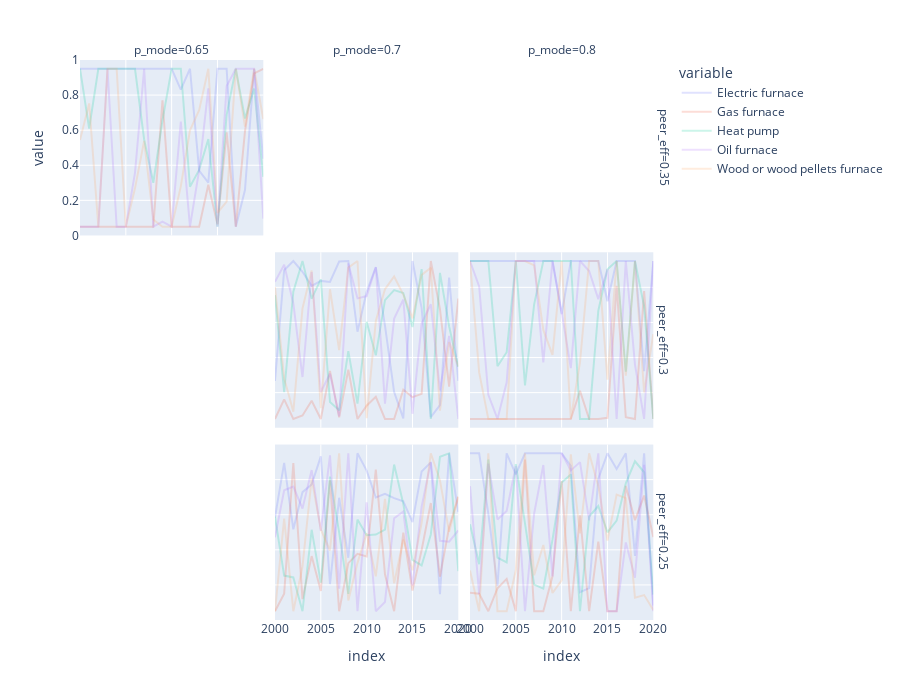

Notebook source saved alongside this figure:
### Code cell
# plot_df = x_df.reset_index().query("iteration%15==0")
plot_df = x_df.reset_index().set_index(["p_mode","peer_eff","iteration"]).loc[top_5.index,:]
fig = px.line(
    plot_df.reset_index(),
    x="index",
    y="value",
    color="variable",
    facet_col="p_mode",
    facet_row="peer_eff",
    # line_dash="iteration",
    template="plotly",
    height=700,
    category_orders={
        "p_mode": sorted(plot_df.reset_index().p_mode.unique()),
    },
)  # "gut":asc_gut})

fig.update_traces(
    opacity=0.2,
)
fig.update_layout(yaxis_title="Mode")
fig.write_html(f"{results_dir}/fitted_att_modes.html")
fig

### Figure 1 — Plotly figure (JSON) as saved in the notebook; plotly's stock layout.template omitted (floating-point values rounded to 4 significant figures)
{"data": [{"hovertemplate": "variable=Electric furnace<br>peer_eff=0.35<br>p_mode=0.65<br>index=%{x}<br>value=%{y}<extra></extra>", "legendgroup": "Electric furnace", "line": {"color": "#636efa", "dash": "solid"}, "marker": {"symbol": "circle"}, "mode": "lines", "name": "Electric furnace", "opacity": 0.2, "orientation": "v", "showlegend": true, "type": "scatter", "x": [2000, 2001, 2002, 2003, 2004, 2005, 2006, 2007, 2008, 2009, 2010, 2011, 2012, 2013, 2014, 2015, 2016, 2017, 2018, 2019, 2020], "xaxis": "x7", "y": [0.95, 0.95, 0.95, 0.95, 0.95, 0.95, 0.95, 0.95, 0.95, 0.95, 0.95, 0.8309, 0.95, 0.3694, 0.3011, 0.95, 0.95, 0.05, 0.2586, 0.95, 0.4373], "yaxis": "y7"}, {"hovertemplate": "variable=Electric furnace<br>peer_eff=0.3<br>p_mode=0.7<br>index=%{x}<br>value=%{y}<extra></extra>", "legendgroup": "Electric furnace", "line": {"color": "#636efa", "dash": "solid"}, "marker": {"symbol": "circle"}, "mode": "lines", "name": "Electric furnace", "opacity": 0.2, "orientation": "v", "showlegend": false, "type": "scatter", "x": [2000, 2001, 2002, 2003, 2004, 2005, 2006, 2007, 2008, 2009, 2010, 2011, 2012, 2013, 2014, 2015, 2016, 2017, 2018, 2019, 2020], "xaxis": "x5", "y": [0.2665, 0.898, 0.95, 0.8887, 0.8085, 0.8369, 0.831, 0.9472, 0.95, 0.5471, 0.7741, 0.9156, 0.5821, 0.2033, 0.05314, 0.95, 0.6817, 0.06069, 0.1293, 0.8562, 0.2672], "yaxis": "y5"}, {"hovertemplate": "variable=Electric furnace<br>peer_eff=0.3<br>p_mode=0.8<br>index=%{x}<br>value=%{y}<extra></extra>", "legendgroup": "Electric furnace", "line": {"color": "#636efa", "dash": "solid"}, "marker": {"symbol": "circle"}, "mode": "lines", "name": "Electric furnace", "opacity": 0.2, "orientation": "v", "showlegend": false, "type": "scatter", "x": [2000, 2001, 2002, 2003, 2004, 2005, 2006, 2007, 2008, 2009, 2010, 2011, 2012, 2013, 2014, 2015, 2016, 2017, 2018, 2019, 2020], "xaxis": "x6", "y": [0.95, 0.95, 0.95, 0.95, 0.95, 0.95, 0.95, 0.95, 0.95, 0.95, 0.6479, 0.95, 0.95, 0.95, 0.95, 0.721, 0.95, 0.95, 0.95, 0.3217, 0.95], "yaxis": "y6"}, {"hovertemplate": "variable=Electric furnace<br>peer_eff=0.25<br>p_mode=0.7<br>index=%{x}<br>value=%{y}<extra></extra>", "legendgroup": "Electric furnace", "line": {"color": "#636efa", "dash": "solid"}, "marker": {"symbol": "circle"}, "mode": "lines", "name": "Electric furnace", "opacity": 0.2, "orientation": "v", "showlegend": false, "type": "scatter", "x": [2000, 2001, 2002, 2003, 2004, 2005, 2006, 2007, 2008, 2009, 2010, 2011, 2012, 2013, 2014, 2015, 2016, 2017, 2018, 2019, 2020], "xaxis": "x2", "y": [0.5852, 0.8952, 0.5165, 0.7285, 0.7725, 0.9327, 0.205, 0.6968, 0.3546, 0.95, 0.8516, 0.6984, 0.7195, 0.6944, 0.6764, 0.5576, 0.8458, 0.8975, 0.1473, 0.95, 0.6148], "yaxis": "y2"}, {"hovertemplate": "variable=Electric furnace<br>peer_eff=0.25<br>p_mode=0.8<br>index=%{x}<br>value=%{y}<extra></extra>", "legendgroup": "Electric furnace", "line": {"color": "#636efa", "dash": "solid"}, "marker": {"symbol": "circle"}, "mode": "lines", "name": "Electric furnace", "opacity": 0.2, "orientation": "v", "showlegend": false, "type": "scatter", "x": [2000, 2001, 2002, 2003, 2004, 2005, 2006, 2007, 2008, 2009, 2010, 2011, 2012, 2013, 2014, 2015, 2016, 2017, 2018, 2019, 2020], "xaxis": "x3", "y": [0.95, 0.95, 0.6063, 0.1949, 0.95, 0.8299, 0.95, 0.95, 0.95, 0.95, 0.95, 0.879, 0.1584, 0.1813, 0.8051, 0.95, 0.8604, 0.95, 0.365, 0.95, 0.08237], "yaxis": "y3"}, {"hovertemplate": "variable=Gas furnace<br>peer_eff=0.35<br>p_mode=0.65<br>index=%{x}<br>value=%{y}<extra></extra>", "legendgroup": "Gas furnace", "line": {"color": "#EF553B", "dash": "solid"}, "marker": {"symbol": "circle"}, "mode": "lines", "name": "Gas furnace", "opacity": 0.2, "orientation": "v", "showlegend": true, "type": "scatter", "x": [2000, 2001, 2002, 2003, 2004, 2005, 2006, 2007, 2008, 2009, 2010, 2011, 2012, 2013, 2014, 2015, 2016, 2017, 2018, 2019, 2020], "xaxis": "x7", "y": [0.05, 0.05, 0.05, 0.05, 0.05, 0.05, 0.05, 0.05, 0.05, 0.7698, 0.05, 0.05, 0.05, 0.05, 0.2893, 0.06318, 0.5876, 0.05, 0.5933, 0.9234, 0.95], "yaxis": "y7"}, {"hovertemplate": "variable=Gas furnace<br>peer_eff=0.3<br>p_mode=0.7<br>index=%{x}<br>value=%{y}<extra></extra>", "legendgroup": "Gas furnace", "line": {"color": "#EF553B", "dash": "solid"}, "marker": {"symbol": "circle"}, "mode": "lines", "name": "Gas furnace", "opacity": 0.2, "orientation": "v", "showlegend": false, "type": "scatter", "x": [2000, 2001, 2002, 2003, 2004, 2005, 2006, 2007, 2008, 2009, 2010, 2011, 2012, 2013, 2014, 2015, 2016, 2017, 2018, 2019, 2020], "xaxis": "x5", "y": [0.05, 0.1617, 0.05, 0.06976, 0.1541, 0.05, 0.3231, 0.05895, 0.3312, 0.05, 0.1256, 0.176, 0.05, 0.05, 0.217, 0.1741, 0.1932, 0.95, 0.6763, 0.2341, 0.7365], "yaxis": "y5"}, {"hovertemplate": "variable=Gas furnace<br>peer_eff=0.3<br>p_mode=0.8<br>index=%{x}<br>value=%{y}<extra></extra>", "legendgroup": "Gas furnace", "line": {"color": "#EF553B", "dash": "solid"}, "marker": {"symbol": "circle"}, "mode": "lines", "name": "Gas furnace", "opacity": 0.2, "orientation": "v", "showlegend": false, "type": "scatter", "x": [2000, 2001, 2002, 2003, 2004, 2005, 2006, 2007, 2008, 2009, 2010, 2011, 2012, 2013, 2014, 2015, 2016, 2017, 2018, 2019, 2020], "xaxis": "x6", "y": [0.05, 0.05, 0.05, 0.05, 0.05, 0.05, 0.05, 0.05, 0.05, 0.05, 0.05, 0.05, 0.2098, 0.05, 0.05, 0.05657, 0.809, 0.05991, 0.05, 0.7794, 0.05], "yaxis": "y6"}, {"hovertemplate": "variable=Gas furnace<br>peer_eff=0.25<br>p_mode=0.7<br>index=%{x}<br>value=%{y}<extra></extra>", "legendgroup": "Gas furnace", "line": {"color": "#EF553B", "dash": "solid"}, "marker": {"symbol": "circle"}, "mode": "lines", "name": "Gas furnace", "opacity": 0.2, "orientation": "v", "showlegend": false, "type": "scatter", "x": [2000, 2001, 2002, 2003, 2004, 2005, 2006, 2007, 2008, 2009, 2010, 2011, 2012, 2013, 2014, 2015, 2016, 2017, 2018, 2019, 2020], "xaxis": "x2", "y": [0.05, 0.1503, 0.8947, 0.1188, 0.3641, 0.1651, 0.7958, 0.05, 0.324, 0.3768, 0.362, 0.8565, 0.2607, 0.05, 0.4974, 0.1674, 0.3993, 0.6668, 0.2474, 0.5287, 0.7032], "yaxis": "y2"}, {"hovertemplate": "variable=Gas furnace<br>peer_eff=0.25<br>p_mode=0.8<br>index=%{x}<br>value=%{y}<extra></extra>", "legendgroup": "Gas furnace", "line": {"color": "#EF553B", "dash": "solid"}, "marker": {"symbol": "circle"}, "mode": "lines", "name": "Gas furnace", "opacity": 0.2, "orientation": "v", "showlegend": false, "type": "scatter", "x": [2000, 2001, 2002, 2003, 2004, 2005, 2006, 2007, 2008, 2009, 2010, 2011, 2012, 2013, 2014, 2015, 2016, 2017, 2018, 2019, 2020], "xaxis": "x3", "y": [0.1555, 0.1495, 0.05, 0.1813, 0.2343, 0.05, 0.9144, 0.05, 0.05, 0.2496, 0.7923, 0.05, 0.5959, 0.05, 0.446, 0.05, 0.05, 0.764, 0.5688, 0.7091, 0.4728], "yaxis": "y3"}, {"hovertemplate": "variable=Heat pump<br>peer_eff=0.35<br>p_mode=0.65<br>index=%{x}<br>value=%{y}<extra></extra>", "legendgroup": "Heat pump", "line": {"color": "#00cc96", "dash": "solid"}, "marker": {"symbol": "circle"}, "mode": "lines", "name": "Heat pump", "opacity": 0.2, "orientation": "v", "showlegend": true, "type": "scatter", "x": [2000, 2001, 2002, 2003, 2004, 2005, 2006, 2007, 2008, 2009, 2010, 2011, 2012, 2013, 2014, 2015, 2016, 2017, 2018, 2019, 2020], "xaxis": "x7", "y": [0.95, 0.6097, 0.95, 0.95, 0.95, 0.95, 0.95, 0.5471, 0.3003, 0.6561, 0.95, 0.95, 0.2782, 0.3736, 0.5492, 0.05, 0.6875, 0.95, 0.6666, 0.8367, 0.3335], "yaxis": "y7"}, {"hovertemplate": "variable=Heat pump<br>peer_eff=0.3<br>p_mode=0.7<br>index=%{x}<br>value=%{y}<extra></extra>", "legendgroup": "Heat pump", "line": {"color": "#00cc96", "dash": "solid"}, "marker": {"symbol": "circle"}, "mode": "lines", "name": "Heat pump", "opacity": 0.2, "orientation": "v", "showlegend": false, "type": "scatter", "x": [2000, 2001, 2002, 2003, 2004, 2005, 2006, 2007, 2008, 2009, 2010, 2011, 2012, 2013, 2014, 2015, 2016, 2017, 2018, 2019, 2020], "xaxis": "x5", "y": [0.7554, 0.203, 0.7758, 0.95, 0.7356, 0.8458, 0.1463, 0.09977, 0.4358, 0.1377, 0.6037, 0.4128, 0.7272, 0.7846, 0.7681, 0.5735, 0.9041, 0.05, 0.8825, 0.5771, 0.3467], "yaxis": "y5"}, {"hovertemplate": "variable=Heat pump<br>peer_eff=0.3<br>p_mode=0.8<br>index=%{x}<br>value=%{y}<extra></extra>", "legendgroup": "Heat pump", "line": {"color": "#00cc96", "dash": "solid"}, "marker": {"symbol": "circle"}, "mode": "lines", "name": "Heat pump", "opacity": 0.2, "orientation": "v", "showlegend": false, "type": "scatter", "x": [2000, 2001, 2002, 2003, 2004, 2005, 2006, 2007, 2008, 2009, 2010, 2011, 2012, 2013, 2014, 2015, 2016, 2017, 2018, 2019, 2020], "xaxis": "x6", "y": [0.95, 0.95, 0.95, 0.3508, 0.4303, 0.95, 0.2414, 0.7033, 0.95, 0.95, 0.95, 0.95, 0.05, 0.05, 0.6671, 0.9034, 0.95, 0.3193, 0.95, 0.6906, 0.05], "yaxis": "y6"}, {"hovertemplate": "variable=Heat pump<br>peer_eff=0.25<br>p_mode=0.7<br>index=%{x}<br>value=%{y}<extra></extra>", "legendgroup": "Heat pump", "line": {"color": "#00cc96", "dash": "solid"}, "marker": {"symbol": "circle"}, "mode": "lines", "name": "Heat pump", "opacity": 0.2, "orientation": "v", "showlegend": false, "type": "scatter", "x": [2000, 2001, 2002, 2003, 2004, 2005, 2006, 2007, 2008, 2009, 2010, 2011, 2012, 2013, 2014, 2015, 2016, 2017, 2018, 2019, 2020], "xaxis": "x2", "y": [0.588, 0.2532, 0.2427, 0.05, 0.5143, 0.2127, 0.8172, 0.4988, 0.1492, 0.5724, 0.4834, 0.4869, 0.5147, 0.8858, 0.6613, 0.3423, 0.3111, 0.4874, 0.93, 0.95, 0.279], "yaxis": "y2"}, {"hovertemplate": "variable=Heat pump<br>peer_eff=0.25<br>p_mode=0.8<br>index=%{x}<br>value=%{y}<extra></extra>", "legendgroup": "Heat pump", "line": {"color": "#00cc96", "dash": "solid"}, "marker": {"symbol": "circle"}, "mode": "lines", "name": "Heat pump", "opacity": 0.2, "orientation": "v", "showlegend": false, "type": "scatter", "x": [2000, 2001, 2002, 2003, 2004, 2005, 2006, 2007, 2008, 2009, 2010, 2011, 2012, 2013, 2014, 2015, 2016, 2017, 2018, 2019, 2020], "xaxis": "x3", "y": [0.5458, 0.3181, 0.9149, 0.3551, 0.3279, 0.888, 0.5509, 0.2019, 0.1793, 0.4575, 0.7842, 0.8297, 0.05, 0.5897, 0.6498, 0.4999, 0.5662, 0.7784, 0.9045, 0.842, 0.1446], "yaxis": "y3"}, {"hovertemplate": "variable=Oil furnace<br>peer_eff=0.35<br>p_mode=0.65<br>index=%{x}<br>value=%{y}<extra></extra>", "legendgroup": "Oil furnace", "line": {"color": "#ab63fa", "dash": "solid"}, "marker": {"symbol": "circle"}, "mode": "lines", "name": "Oil furnace", "opacity": 0.2, "orientation": "v", "showlegend": true, "type": "scatter", "x": [2000, 2001, 2002, 2003, 2004, 2005, 2006, 2007, 2008, 2009, 2010, 2011, 2012, 2013, 2014, 2015, 2016, 2017, 2018, 2019, 2020], "xaxis": "x7", "y": [0.05, 0.05, 0.05, 0.95, 0.05, 0.05, 0.3571, 0.95, 0.05, 0.07921, 0.05, 0.6489, 0.05, 0.3715, 0.8389, 0.05, 0.8511, 0.95, 0.95, 0.95, 0.0958], "yaxis": "y7"}, {"hovertemplate": "variable=Oil furnace<br>peer_eff=0.3<br>p_mode=0.7<br>index=%{x}<br>value=%{y}<extra></extra>", "legendgroup": "Oil furnace", "line": {"color": "#ab63fa", "dash": "solid"}, "marker": {"symbol": "circle"}, "mode": "lines", "name": "Oil furnace", "opacity": 0.2, "orientation": "v", "showlegend": false, "type": "scatter", "x": [2000, 2001, 2002, 2003, 2004, 2005, 2006, 2007, 2008, 2009, 2010, 2011, 2012, 2013, 2014, 2015, 2016, 2017, 2018, 2019, 2020], "xaxis": "x5", "y": [0.8318, 0.929, 0.7084, 0.2889, 0.8873, 0.2038, 0.3078, 0.06579, 0.9366, 0.7373, 0.7505, 0.9143, 0.1369, 0.6222, 0.7308, 0.07947, 0.5946, 0.7038, 0.2132, 0.5229, 0.051], "yaxis": "y5"}, {"hovertemplate": "variable=Oil furnace<br>peer_eff=0.3<br>p_mode=0.8<br>index=%{x}<br>value=%{y}<extra></extra>", "legendgroup": "Oil furnace", "line": {"color": "#ab63fa", "dash": "solid"}, "marker": {"symbol": "circle"}, "mode": "lines", "name": "Oil furnace", "opacity": 0.2, "orientation": "v", "showlegend": false, "type": "scatter", "x": [2000, 2001, 2002, 2003, 2004, 2005, 2006, 2007, 2008, 2009, 2010, 2011, 2012, 2013, 2014, 2015, 2016, 2017, 2018, 2019, 2020], "xaxis": "x6", "y": [0.95, 0.8054, 0.1873, 0.05, 0.259, 0.95, 0.95, 0.95, 0.3718, 0.95, 0.6593, 0.3396, 0.95, 0.8933, 0.733, 0.9035, 0.05, 0.95, 0.36, 0.05, 0.95], "yaxis": "y6"}, {"hovertemplate": "variable=Oil furnace<br>peer_eff=0.25<br>p_mode=0.7<br>index=%{x}<br>value=%{y}<extra></extra>", "legendgroup": "Oil furnace", "line": {"color": "#ab63fa", "dash": "solid"}, "marker": {"symbol": "circle"}, "mode": "lines", "name": "Oil furnace", "opacity": 0.2, "orientation": "v", "showlegend": false, "type": "scatter", "x": [2000, 2001, 2002, 2003, 2004, 2005, 2006, 2007, 2008, 2009, 2010, 2011, 2012, 2013, 2014, 2015, 2016, 2017, 2018, 2019, 2020], "xaxis": "x2", "y": [0.4714, 0.7392, 0.7608, 0.6355, 0.8547, 0.5076, 0.9379, 0.1789, 0.95, 0.05, 0.6712, 0.05, 0.1028, 0.5797, 0.6178, 0.1978, 0.6456, 0.901, 0.4513, 0.4462, 0.5106], "yaxis": "y2"}, {"hovertemplate": "variable=Oil furnace<br>peer_eff=0.25<br>p_mode=0.8<br>index=%{x}<br>value=%{y}<extra></extra>", "legendgroup": "Oil furnace", "line": {"color": "#ab63fa", "dash": "solid"}, "marker": {"symbol": "circle"}, "mode": "lines", "name": "Oil furnace", "opacity": 0.2, "orientation": "v", "showlegend": false, "type": "scatter", "x": [2000, 2001, 2002, 2003, 2004, 2005, 2006, 2007, 2008, 2009, 2010, 2011, 2012, 2013, 2014, 2015, 2016, 2017, 2018, 2019, 2020], "xaxis": "x3", "y": [0.7629, 0.1476, 0.8915, 0.5731, 0.6216, 0.8779, 0.05, 0.607, 0.8832, 0.2481, 0.95, 0.8523, 0.8997, 0.568, 0.95, 0.05, 0.05, 0.4421, 0.2409, 0.8842, 0.05], "yaxis": "y3"}, {"hovertemplate": "variable=Wood or wood pellets furnace<br>peer_eff=0.35<br>p_mode=0.65<br>index=%{x}<br>value=%{y}<extra></extra>", "legendgroup": "Wood or wood pellets furnace", "line": {"color": "#FFA15A", "dash": "solid"}, "marker": {"symbol": "circle"}, "mode": "lines", "name": "Wood or wood pellets furnace", "opacity": 0.2, "orientation": "v", "showlegend": true, "type": "scatter", "x": [2000, 2001, 2002, 2003, 2004, 2005, 2006, 2007, 2008, 2009, 2010, 2011, 2012, 2013, 2014, 2015, 2016, 2017, 2018, 2019, 2020], "xaxis": "x7", "y": [0.5435, 0.7527, 0.05, 0.95, 0.95, 0.05, 0.2685, 0.539, 0.09082, 0.05, 0.05, 0.2798, 0.5994, 0.7145, 0.95, 0.1291, 0.1932, 0.95, 0.6208, 0.95, 0.6631], "yaxis": "y7"}, {"hovertemplate": "variable=Wood or wood pellets furnace<br>peer_eff=0.3<br>p_mode=0.7<br>index=%{x}<br>value=%{y}<extra></extra>", "legendgroup": "Wood or wood pellets furnace", "line": {"color": "#FFA15A", "dash": "solid"}, "marker": {"symbol": "circle"}, "mode": "lines", "name": "Wood or wood pellets furnace", "opacity": 0.2, "orientation": "v", "showlegend": false, "type": "scatter", "x": [2000, 2001, 2002, 2003, 2004, 2005, 2006, 2007, 2008, 2009, 2010, 2011, 2012, 2013, 2014, 2015, 2016, 2017, 2018, 2019, 2020], "xaxis": "x5", "y": [0.8015, 0.2824, 0.0915, 0.6798, 0.8963, 0.1121, 0.7892, 0.4422, 0.9127, 0.95, 0.05414, 0.6087, 0.7895, 0.8619, 0.7586, 0.6236, 0.8711, 0.9121, 0.09722, 0.488, 0.3492], "yaxis": "y5"}, {"hovertemplate": "variable=Wood or wood pellets furnace<br>peer_eff=0.3<br>p_mode=0.8<br>index=%{x}<br>value=%{y}<extra></extra>", "legendgroup": "Wood or wood pellets furnace", "line": {"color": "#FFA15A", "dash": "solid"}, "marker": {"symbol": "circle"}, "mode": "lines", "name": "Wood or wood pellets furnace", "opacity": 0.2, "orientation": "v", "showlegend": false, "type": "scatter", "x": [2000, 2001, 2002, 2003, 2004, 2005, 2006, 2007, 2008, 2009, 2010, 2011, 2012, 2013, 2014, 2015, 2016, 2017, 2018, 2019, 2020], "xaxis": "x6", "y": [0.95, 0.3155, 0.05, 0.05, 0.05, 0.95, 0.95, 0.9248, 0.5575, 0.4151, 0.95, 0.05, 0.3718, 0.95, 0.95, 0.2741, 0.95, 0.297, 0.95, 0.2018, 0.5338], "yaxis": "y6"}, {"hovertemplate": "variable=Wood or wood pellets furnace<br>peer_eff=0.25<br>p_mode=0.7<br>index=%{x}<br>value=%{y}<extra></extra>", "legendgroup": "Wood or wood pellets furnace", "line": {"color": "#FFA15A", "dash": "solid"}, "marker": {"symbol": "circle"}, "mode": "lines", "name": "Wood or wood pellets furnace", "opacity": 0.2, "orientation": "v", "showlegend": false, "type": "scatter", "x": [2000, 2001, 2002, 2003, 2004, 2005, 2006, 2007, 2008, 2009, 2010, 2011, 2012, 2013, 2014, 2015, 2016, 2017, 2018, 2019, 2020], "xaxis": "x2", "y": [0.05, 0.5779, 0.05, 0.3051, 0.8052, 0.5161, 0.396, 0.95, 0.1114, 0.3258, 0.4947, 0.2493, 0.6904, 0.2089, 0.4589, 0.2831, 0.5538, 0.95, 0.7957, 0.5023, 0.7016], "yaxis": "y2"}, {"hovertemplate": "variable=Wood or wood pellets furnace<br>peer_eff=0.25<br>p_mode=0.8<br>index=%{x}<br>value=%{y}<extra></extra>", "legendgroup": "Wood or wood pellets furnace", "line": {"color": "#FFA15A", "dash": "solid"}, "marker": {"symbol": "circle"}, "mode": "lines", "name": "Wood or wood pellets furnace", "opacity": 0.2, "orientation": "v", "showlegend": false, "type": "scatter", "x": [2000, 2001, 2002, 2003, 2004, 2005, 2006, 2007, 2008, 2009, 2010, 2011, 2012, 2013, 2014, 2015, 2016, 2017, 2018, 2019, 2020], "xaxis": "x3", "y": [0.282, 0.05, 0.95, 0.05, 0.05, 0.2835, 0.95, 0.2546, 0.4272, 0.1537, 0.2261, 0.944, 0.4941, 0.95, 0.7633, 0.4524, 0.7145, 0.6944, 0.1272, 0.1421, 0.05695], "yaxis": "y3"}], "layout": {"annotations": [{"font": {}, "showarrow": false, "text": "p_mode=0.65", "x": 0.1567, "xanchor": "center", "xref": "paper", "y": 1.0, "yanchor": "bottom", "yref": "paper"}, {"font": {}, "showarrow": false, "text": "p_mode=0.7", "x": 0.49, "xanchor": "center", "xref": "paper", "y": 1.0, "yanchor": "bottom", "yref": "paper"}, {"font": {}, "showarrow": false, "text": "p_mode=0.8", "x": 0.8233, "xanchor": "center", "xref": "paper", "y": 1.0, "yanchor": "bottom", "yref": "paper"}, {"font": {}, "showarrow": false, "text": "peer_eff=0.25", "textangle": 90, "x": 0.98, "xanchor": "left", "xref": "paper", "y": 0.1567, "yanchor": "middle", "yref": "paper"}, {"font": {}, "showarrow": false, "text": "peer_eff=0.3", "textangle": 90, "x": 0.98, "xanchor": "left", "xref": "paper", "y": 0.5, "yanchor": "middle", "yref": "paper"}, {"font": {}, "showarrow": false, "text": "peer_eff=0.35", "textangle": 90, "x": 0.98, "xanchor": "left", "xref": "paper", "y": 0.8433, "yanchor": "middle", "yref": "paper"}], "height": 700, "legend": {"title": {"text": "variable"}, "tracegroupgap": 0}, "margin": {"t": 60}, "xaxis": {"anchor": "y", "domain": [0, 0.3133], "title": {"text": "index"}}, "xaxis2": {"anchor": "y2", "domain": [0.3333, 0.6467], "matches": "x", "title": {"text": "index"}}, "xaxis3": {"anchor": "y3", "domain": [0.6667, 0.98], "matches": "x", "title": {"text": "index"}}, "xaxis4": {"anchor": "y4", "domain": [0, 0.3133], "matches": "x", "showticklabels": false}, "xaxis5": {"anchor": "y5", "domain": [0.3333, 0.6467], "matches": "x", "showticklabels": false}, "xaxis6": {"anchor": "y6", "domain": [0.6667, 0.98], "matches": "x", "showticklabels": false}, "xaxis7": {"anchor": "y7", "domain": [0, 0.3133], "matches": "x", "showticklabels": false}, "xaxis8": {"anchor": "y8", "domain": [0.3333, 0.6467], "matches": "x", "showticklabels": false}, "xaxis9": {"anchor": "y9", "domain": [0.6667, 0.98], "matches": "x", "showticklabels": false}, "yaxis": {"anchor": "x", "domain": [0, 0.3133], "title": {"text": "Mode"}}, "yaxis2": {"anchor": "x2", "domain": [0, 0.3133], "matches": "y", "showticklabels": false}, "yaxis3": {"anchor": "x3", "domain": [0, 0.3133], "matches": "y", "showticklabels": false}, "yaxis4": {"anchor": "x4", "domain": [0.3433, 0.6567], "matches": "y", "title": {"text": "value"}}, "yaxis5": {"anchor": "x5", "domain": [0.3433, 0.6567], "matches": "y", "showticklabels": false}, "yaxis6": {"anchor": "x6", "domain": [0.3433, 0.6567], "matches": "y", "showticklabels": false}, "yaxis7": {"anchor": "x7", "domain": [0.6867, 1.0], "matches": "y", "title": {"text": "value"}}, "yaxis8": {"anchor": "x8", "domain": [0.6867, 1.0], "matches": "y", "showticklabels": false}, "yaxis9": {"anchor": "x9", "domain": [0.6867, 1.0], "matches": "y", "showticklabels": false}}}
